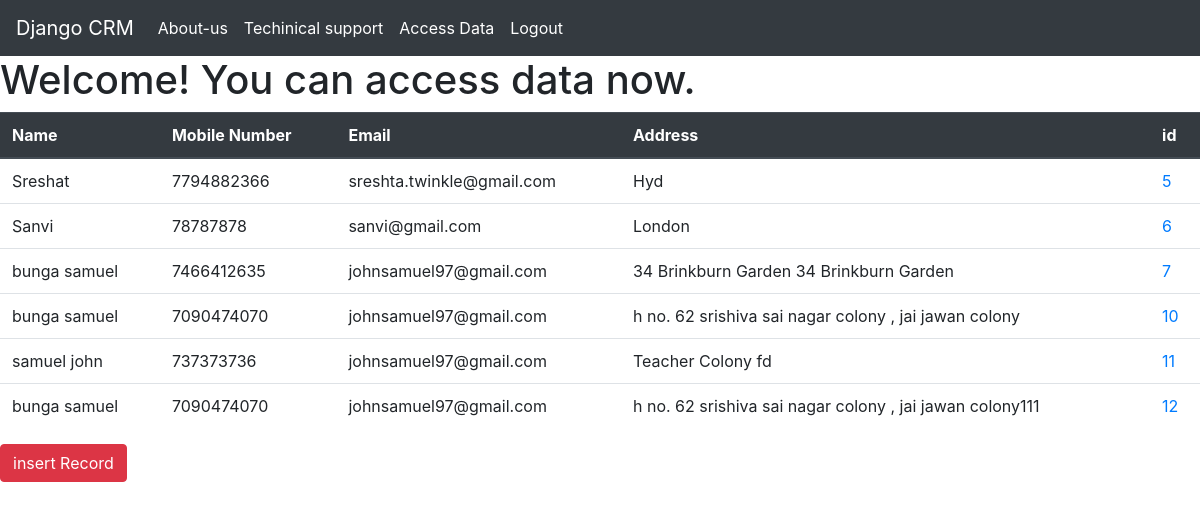
The page /data (signed in) on the database its author committed.
### website/models.py (models this page shows)
class Record(models.Model):
    name=models.CharField(max_length=60)
    mobile_no=models.IntegerField()
    email=models.EmailField()
    address=models.CharField(max_length=90)

### website/views.py (the view)
# urls.py: path('data', views.Data_view, name='data'),
@login_required
def Data_view(request):
    record=Record.objects.all()
    return render(request,'data.html',{'record':record})

### templates/data.html (shortened to what this page needs)
{% extends 'home.html' %}
{% block body %}
<h1>Welcome! You can access data now.</h1>
{% if record %}
<table class="table">
  <thead class="thead-dark">
    <tr>
      <th>Name</th>
      <th>Mobile Number</th>
      <th>Email</th>
      <th>Address</th>
      <th>id</th>
    </tr>
  </thead>
  <tbody>
    {% for rec in record %}
    <tr>
      <td>{{ rec.name }}</td>
      <td>{{ rec.mobile_no }}</td>
      <td>{{ rec.email }}</td>
      <td>{{ rec.address }}</td>
      <td><a href="/record/{{rec.id}}">{{ rec.id }}</a></td>
    </tr>
    {% endfor %}
  </tbody>
</table>
<a href="/insert "class="btn btn-danger " >insert Record</a>
{% endif %}
{% endblock %}

### templates/home.html (shortened to what this page needs)
<html>
<head>
    <link rel="stylesheet" href="https://cdn.jsdelivr.net/npm/bootstrap@4.6.2/dist/css/bootstrap.min.css">
</head>
<body>
    <nav class="navbar navbar-expand-lg navbar-dark bg-dark">
        <a class="navbar-brand" href="/">Django CRM</a>
        <div class="collapse navbar-collapse" id="navbarNav">
          <ul class="navbar-nav">
            <li class="nav-item active">
              <a class="nav-link" href="/about">About-us</a>
            </li>
            <li class="nav-item active">
              <a class="nav-link" href="/tech">Techinical support</a>
            </li>
            <li class="nav-item active">
              <a class="nav-link" href="/data">Access Data</a>
            </li>
            {% if user.is_authenticated %}
            <li class="nav-item active">
              <a class="nav-link" href="accounts/logout">Logout</a>
            </li>
            {% endif %}
          </ul>
        </div>
    </nav>
</body>
</html>
{% block body %}
{% endblock body %}

### rows shown on the page
Record: name "Sreshat", mobile_no "7794882366", email "sreshta.twinkle@gmail.com", address "Hyd", id "5"
Record: name "Sanvi", mobile_no "78787878", email "sanvi@gmail.com", address "London", id "6"
Record: name "bunga samuel", mobile_no "7466412635", email "johnsamuel97@gmail.com", address "34 Brinkburn Garden 34 Brinkburn Garden", id "7"
Record: name "bunga samuel", mobile_no "7090474070", email "johnsamuel97@gmail.com", address "h no. 62 srishiva sai nagar colony , jai jawan colony", id "10"
Record: name "samuel john", mobile_no "737373736", email "johnsamuel97@gmail.com", address "Teacher Colony fd", id "11"
Record: name "bunga samuel", mobile_no "7090474070", email "johnsamuel97@gmail.com", address "h no. 62 srishiva sai nagar colony , jai jawan colony111", id "12"
